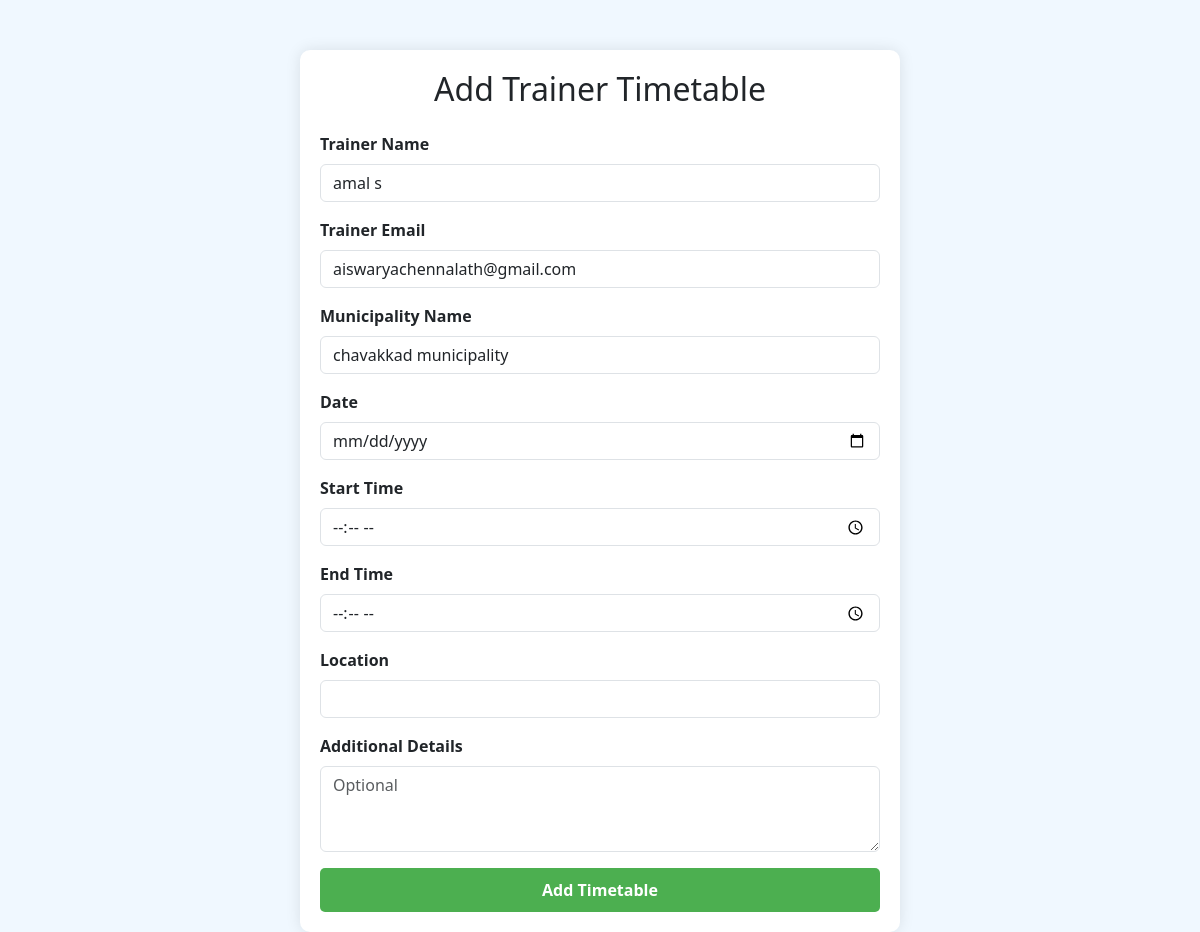
The page /addwork/3 (signed in) on the database its author committed.
### shop/models.py (models this page shows, shortened)
class trainer_reg(models.Model):
    muncipality = models.ForeignKey(Muncipality, on_delete=models.CASCADE, related_name="trainer_reg")
    Name = models.CharField(max_length=20)
    place = models.CharField(max_length=100,blank=True, null=True)
    address = models.CharField(max_length=200, default='no address provide')
    email = models.CharField(max_length=100)
    certificate = models.FileField(upload_to='certificate/')
    phno = models.IntegerField()
    gender = models.CharField(max_length=10)
    password = models.CharField(max_length=100)
    confirm_password = models.CharField(max_length=100, blank=True, null=True)
    image = models.ImageField(upload_to='profile_images/', blank=True, null=True)

class Muncipality(models.Model):
    muncipality_name=models.CharField(max_length=100)
    place=models.CharField(max_length=100)
    phone=models.IntegerField()
    muncipality_email=models.EmailField(max_length=100)
    username=models.CharField(max_length=100)
    password=models.CharField(max_length=100)
    status=models.CharField(max_length=100)

### shop/views.py (the view, shortened to what this page needs)
# urls.py: path('addwork/<int:trainer_id>', views.addwork, name='addwork'),
def addwork(request, trainer_id):
    muncipality_name = request.session.get('username')
    if muncipality_name:
        m = models.Muncipality.objects.filter(username=muncipality_name).first()
    trainer = trainer_reg.objects.get(id=trainer_id)
    return render(request, 'addwork.html', {'t': trainer,'a':m})

### shop/templates/addwork.html (shortened to what this page needs)
{% load static %}
<!DOCTYPE html>
<html lang="en">
<head>
    <link href="https://cdn.jsdelivr.net/npm/bootstrap@5.3.0/dist/css/bootstrap.min.css" rel="stylesheet">
</head>
<body>
    <div class="container">
        <h2 class="text-center mb-4">Add Trainer Timetable</h2>
        <form method="POST">
            <div class="mb-3">
                <label for="name" class="form-label">Trainer Name</label>
                <input type="text" id="Name" name="Name" value="{{t.Name}}" class="form-control" required>
            </div>
            <div class="mb-3">
                <label for="email" class="form-label">Trainer Email</label>
                <input type="email" id="email" name="email" value="{{t.email}}" class="form-control" required>
            </div>
            <div class="mb-3">
                <label for="muncipality_name" class="form-label">Municipality Name</label>
                <input type="text" id="muncipality_name" name="muncipality_name" value="{{a.muncipality_name}}" class="form-control" required>
            </div>
            <div class="mb-3">
                <label for="date" class="form-label">Date</label>
                <input type="date" id="date" name="date" class="form-control" required>
            </div>
            <div class="mb-3">
                <label for="start_time" class="form-label">Start Time</label>
                <input type="time" id="start_time" name="start_time" class="form-control" required>
            </div>
            <div class="mb-3">
                <label for="end_time" class="form-label">End Time</label>
                <input type="time" id="end_time" name="end_time" class="form-control" required>
            </div>
            <div class="mb-3">
                <label for="location" class="form-label">Location</label>
                <input type="text" id="location" name="location" class="form-control" required>
            </div>
            <div class="mb-3">
                <label for="details" class="form-label">Additional Details</label>
                <textarea id="details" name="details" class="form-control" rows="3" placeholder="Optional"></textarea>
            </div>
            <button type="submit" class="btn-submit">Add Timetable</button>
        </form>
    </div>
</body>
</html>

### shop/templates/addwork.html (style rules this page uses)
body { background-color: #f0f8ff; }
.container { margin-top: 50px; max-width: 600px; padding: 20px; border-radius: 10px; background-color: #ffffff; box-shadow: 0px 0px 15px rgba(0, 0, 0, 0.1); }
.form-label { font-weight: bold; }
.btn-submit { background-color: #4CAF50; color: white; border: none; border-radius: 5px; padding: 10px 15px; font-size: 16px; font-weight: bold; transition: background-color 0.3s ease; width: 100%; }

### rows shown on the page
trainer_reg: Name "amal s", email "aiswaryachennalath@gmail.com"
Muncipality: muncipality_name "chavakkad municipality"
